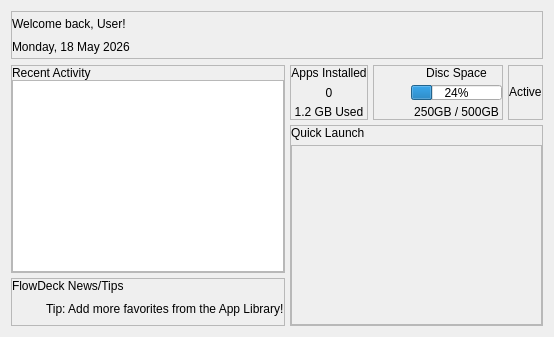
        <widget class="QWidget" name="page_dashboard">
         <layout class="QVBoxLayout" name="verticalLayout">
          <item>
           <widget class="QFrame" name="frameDash_Header">
            <property name="maximumSize">
             <size>
              <width>16777215</width>
              <height>150</height>
             </size>
            </property>
            <property name="frameShape">
             <enum>QFrame::StyledPanel</enum>
            </property>
            <property name="frameShadow">
             <enum>QFrame::Raised</enum>
            </property>
            <layout class="QHBoxLayout" name="horizontalLayout_20">
             <property name="spacing">
              <number>0</number>
             </property>
             <property name="leftMargin">
              <number>0</number>
             </property>
             <property name="topMargin">
              <number>0</number>
             </property>
             <property name="rightMargin">
              <number>0</number>
             </property>
             <property name="bottomMargin">
              <number>0</number>
             </property>
             <item>
              <layout class="QVBoxLayout" name="verticalLayout_47">
               <property name="spacing">
                <number>0</number>
               </property>
               <property name="topMargin">
                <number>0</number>
               </property>
               <item>
                <widget class="QLabel" name="lblDash_Welcome">
                 <property name="text">
                  <string>Welcome back, User!</string>
                 </property>
                </widget>
               </item>
               <item>
                <widget class="QLabel" name="lblDash_Date">
                 <property name="text">
                  <string>Monday, 18 May 2026</string>
                 </property>
                </widget>
               </item>
              </layout>
             </item>
             <item>
              <widget class="QLabel" name="iconDash_Logo">
               <property name="minimumSize">
                <size>
                 <width>46</width>
                 <height>46</height>
                </size>
               </property>
               <property name="maximumSize">
                <size>
                 <width>46</width>
                 <height>46</height>
                </size>
               </property>
               <property name="text">
                <string/>
               </property>
               <property name="pixmap">
                <pixmap>../assets/icons/FlowDeck.png</pixmap>
               </property>
               <property name="scaledContents">
                <bool>true</bool>
               </property>
               <property name="alignment">
                <set>Qt::AlignCenter</set>
               </property>
              </widget>
             </item>
            </layout>
           </widget>
          </item>
          <item>
           <layout class="QHBoxLayout" name="horizontalLayout_11" stretch="30,70">
            <property name="spacing">
             <number>5</number>
            </property>
            <property name="topMargin">
             <number>0</number>
            </property>
            <property name="bottomMargin">
             <number>0</number>
            </property>
            <item>
             <layout class="QVBoxLayout" name="verticalLayout_28">
              <property name="spacing">
               <number>5</number>
              </property>
              <property name="leftMargin">
               <number>0</number>
              </property>
              <property name="rightMargin">
               <number>0</number>
              </property>
              <item>
               <widget class="QFrame" name="frameDash_Activity">
                <property name="frameShape">
                 <enum>QFrame::StyledPanel</enum>
                </property>
                <property name="frameShadow">
                 <enum>QFrame::Raised</enum>
                </property>
                <layout class="QVBoxLayout" name="verticalLayout_23">
                 <property name="spacing">
                  <number>5</number>
                 </property>
                 <property name="leftMargin">
                  <number>0</number>
                 </property>
                 <property name="topMargin">
                  <number>0</number>
                 </property>
                 <property name="rightMargin">
                  <number>0</number>
                 </property>
                 <property name="bottomMargin">
                  <number>0</number>
                 </property>
                 <item>
                  <layout class="QVBoxLayout" name="verticalLayout_22">
                   <property name="spacing">
                    <number>0</number>
                   </property>
                   <property name="leftMargin">
                    <number>0</number>
                   </property>
                   <property name="topMargin">
                    <number>0</number>
                   </property>
                   <property name="rightMargin">
                    <number>0</number>
                   </property>
                   <property name="bottomMargin">
                    <number>0</number>
                   </property>
                   <item>
                    <widget class="QLabel" name="lblDash_ActivityTitle">
                     <property name="text">
                      <string>Recent Activity</string>
                     </property>
                    </widget>
                   </item>
                   <item>
                    <widget class="QTextEdit" name="dash_activityLog">
                     <property name="readOnly">
                      <bool>true</bool>
                     </property>
                    </widget>
                   </item>
                  </layout>
                 </item>
                </layout>
               </widget>
              </item>
              <item>
               <widget class="QFrame" name="dash_tipsLog">
                <property name="frameShape">
                 <enum>QFrame::StyledPanel</enum>
                </property>
                <property name="frameShadow">
                 <enum>QFrame::Raised</enum>
                </property>
                <layout class="QVBoxLayout" name="verticalLayout_20">
                 <property name="spacing">
                  <number>0</number>
                 </property>
                 <property name="leftMargin">
                  <number>0</number>
                 </property>
                 <property name="topMargin">
                  <number>0</number>
                 </property>
                 <property name="rightMargin">
                  <number>0</number>
                 </property>
                 <property name="bottomMargin">
                  <number>0</number>
                 </property>
                 <item>
                  <widget class="QLabel" name="lblDash_TipTitle">
                   <property name="text">
                    <string>FlowDeck News/Tips</string>
                   </property>
                  </widget>
                 </item>
                 <item>
                  <layout class="QHBoxLayout" name="horizontalLayout_3">
                   <property name="spacing">
                    <number>2</number>
                   </property>
                   <property name="topMargin">
                    <number>0</number>
                   </property>
                   <item>
                    <widget class="QLabel" name="lblDash_TipIcon">
                     <property name="minimumSize">
                      <size>
                       <width>32</width>
                       <height>32</height>
                      </size>
                     </property>
                     <property name="maximumSize">
                      <size>
                       <width>32</width>
                       <height>32</height>
                      </size>
                     </property>
                     <property name="text">
                      <string/>
                     </property>
                     <property name="pixmap">
                      <pixmap>../assets/icons/lamp.png</pixmap>
                     </property>
                     <property name="scaledContents">
                      <bool>true</bool>
                     </property>
                     <property name="alignment">
                      <set>Qt::AlignCenter</set>
                     </property>
                     <property name="wordWrap">
                      <bool>false</bool>
                     </property>
                     <property name="margin">
                      <number>5</number>
                     </property>
                    </widget>
                   </item>
                   <item>
                    <widget class="QLabel" name="lblDash_Tip">
                     <property name="text">
                      <string>Tip: Add more favorites from the App Library!</string>
                     </property>
                    </widget>
                   </item>
                  </layout>
                 </item>
                </layout>
               </widget>
              </item>
             </layout>
            </item>
            <item>
             <layout class="QVBoxLayout" name="verticalLayout_26">
              <property name="leftMargin">
               <number>0</number>
              </property>
              <property name="rightMargin">
               <number>0</number>
              </property>
              <item>
               <layout class="QHBoxLayout" name="horizontalLayout_17" stretch="1,1,1">
                <property name="spacing">
                 <number>5</number>
                </property>
                <property name="topMargin">
                 <number>0</number>
                </property>
                <property name="bottomMargin">
                 <number>0</number>
                </property>
                <item>
                 <widget class="QFrame" name="dashStatCard_Apps">
                  <property name="minimumSize">
                   <size>
                    <width>0</width>
                    <height>0</height>
                   </size>
                  </property>
                  <property name="frameShape">
                   <enum>QFrame::StyledPanel</enum>
                  </property>
                  <property name="frameShadow">
                   <enum>QFrame::Raised</enum>
                  </property>
                  <layout class="QVBoxLayout" name="verticalLayout_24" stretch="0,0,0">
                   <property name="spacing">
                    <number>5</number>
                   </property>
                   <property name="leftMargin">
                    <number>0</number>
                   </property>
                   <property name="topMargin">
                    <number>0</number>
                   </property>
                   <property name="rightMargin">
                    <number>0</number>
                   </property>
                   <property name="bottomMargin">
                    <number>0</number>
                   </property>
                   <item>
                    <widget class="QLabel" name="lblDash_StatAppsTitle">
                     <property name="text">
                      <string>Apps Installed</string>
                     </property>
                     <property name="alignment">
                      <set>Qt::AlignCenter</set>
                     </property>
                    </widget>
                   </item>
                   <item>
                    <widget class="QLabel" name="lblDash_StatAppsCount">
                     <property name="text">
                      <string>0</string>
                     </property>
                     <property name="alignment">
                      <set>Qt::AlignCenter</set>
                     </property>
                    </widget>
                   </item>
                   <item>
                    <widget class="QLabel" name="lblDash_StatAppsSize">
                     <property name="text">
                      <string>1.2 GB Used</string>
                     </property>
                     <property name="alignment">
                      <set>Qt::AlignCenter</set>
                     </property>
                    </widget>
                   </item>
                  </layout>
                 </widget>
                </item>
                <item>
                 <widget class="QFrame" name="dashStatCard_Disc">
                  <property name="maximumSize">
                   <size>
                    <width>16777215</width>
                    <height>100</height>
                   </size>
                  </property>
                  <property name="frameShape">
                   <enum>QFrame::StyledPanel</enum>
                  </property>
                  <property name="frameShadow">
                   <enum>QFrame::Raised</enum>
                  </property>
                  <layout class="QHBoxLayout" name="horizontalLayout_4">
                   <property name="spacing">
                    <number>5</number>
                   </property>
                   <property name="leftMargin">
                    <number>0</number>
                   </property>
                   <property name="topMargin">
                    <number>0</number>
                   </property>
                   <property name="rightMargin">
                    <number>0</number>
                   </property>
                   <property name="bottomMargin">
                    <number>0</number>
                   </property>
                   <item>
                    <widget class="QLabel" name="usbIcon">
                     <property name="sizePolicy">
                      <sizepolicy hsizetype="Fixed" vsizetype="Fixed">
                       <horstretch>0</horstretch>
                       <verstretch>0</verstretch>
                      </sizepolicy>
                     </property>
                     <property name="minimumSize">
                      <size>
                       <width>32</width>
                       <height>32</height>
                      </size>
                     </property>
                     <property name="maximumSize">
                      <size>
                       <width>32</width>
                       <height>32</height>
                      </size>
                     </property>
                     <property name="text">
                      <string/>
                     </property>
                     <property name="pixmap">
                      <pixmap>../assets/icons/disk.png</pixmap>
                     </property>
                     <property name="scaledContents">
                      <bool>true</bool>
                     </property>
                    </widget>
                   </item>
                   <item>
                    <layout class="QVBoxLayout" name="verticalLayout_5">
                     <property name="spacing">
                      <number>5</number>
                     </property>
                     <property name="leftMargin">
                      <number>0</number>
                     </property>
                     <property name="topMargin">
                      <number>0</number>
                     </property>
                     <property name="rightMargin">
                      <number>0</number>
                     </property>
                     <property name="bottomMargin">
                      <number>0</number>
                     </property>
                     <item>
                      <widget class="QLabel" name="lblDash_DiscSpaceTitle">
                       <property name="font">
                        <font>
                         <weight>50</weight>
                         <bold>false</bold>
                        </font>
                       </property>
                       <property name="text">
                        <string>Disc Space</string>
                       </property>
                       <property name="alignment">
                        <set>Qt::AlignCenter</set>
                       </property>
                      </widget>
                     </item>
                     <item>
                      <widget class="QProgressBar" name="diskProgressBar">
                       <property name="maximumSize">
                        <size>
                         <width>16777215</width>
                         <height>15</height>
                        </size>
                       </property>
                       <property name="value">
                        <number>24</number>
                       </property>
                       <property name="alignment">
                        <set>Qt::AlignCenter</set>
                       </property>
                       <property name="textVisible">
                        <bool>true</bool>
                       </property>
                      </widget>
                     </item>
                     <item>
                      <widget class="QLabel" name="lblDash_DiscSpaceSize">
                       <property name="text">
                        <string>250GB / 500GB</string>
                       </property>
                       <property name="alignment">
                        <set>Qt::AlignCenter</set>
                       </property>
                      </widget>
                     </item>
                    </layout>
                   </item>
                  </layout>
                 </widget>
                </item>
                <item>
                 <widget class="QFrame" name="dashStatCard_Size">
                  <property name="frameShape">
                   <enum>QFrame::StyledPanel</enum>
                  </property>
                  <property name="frameShadow">
                   <enum>QFrame::Raised</enum>
                  </property>
                  <layout class="QVBoxLayout" name="verticalLayout_27">
                   <property name="spacing">
                    <number>5</number>
                   </property>
                   <property name="leftMargin">
                    <number>0</number>
                   </property>
                   <property name="topMargin">
                    <number>0</number>
                   </property>
                   <property name="rightMargin">
                    <number>0</number>
                   </property>
                   <property name="bottomMargin">
                    <number>0</number>
                   </property>
                   <item>
                    <widget class="QLabel" name="lblDash_StatusOnline">
                     <property name="maximumSize">
                      <size>
                       <width>100</width>
                       <height>50</height>
                      </size>
                     </property>
                     <property name="text">
                      <string>Active</string>
                     </property>
                    </widget>
                   </item>
                  </layout>
                 </widget>
                </item>
               </layout>
              </item>
              <item>
               <widget class="QFrame" name="frameDash_Favorites">
                <property name="frameShape">
                 <enum>QFrame::StyledPanel</enum>
                </property>
                <property name="frameShadow">
                 <enum>QFrame::Raised</enum>
                </property>
                <layout class="QVBoxLayout" name="verticalLayout_21">
                 <property name="spacing">
                  <number>5</number>
                 </property>
                 <property name="leftMargin">
                  <number>0</number>
                 </property>
                 <property name="topMargin">
                  <number>0</number>
                 </property>
                 <property name="rightMargin">
                  <number>0</number>
                 </property>
                 <property name="bottomMargin">
                  <number>0</number>
                 </property>
                 <item>
                  <widget class="QLabel" name="lblDash_FavTitle">
                   <property name="text">
                    <string>Quick Launch</string>
                   </property>
                  </widget>
                 </item>
                 <item>
                  <widget class="QScrollArea" name="dash_favScrollContent">
                   <property name="widgetResizable">
                    <bool>true</bool>
                   </property>
                   <widget class="QWidget" name="scrollAreaWidgetContents">
                    <property name="geometry">
                     <rect>
                      <x>0</x>
                      <y>0</y>
                      <width>98</width>
                      <height>28</height>
                     </rect>
                    </property>
                    <layout class="QGridLayout" name="gridLayout_3"/>
                   </widget>
                  </widget>
                 </item>
                </layout>
               </widget>
              </item>
             </layout>
            </item>
           </layout>
          </item>
         </layout>
        </widget>
